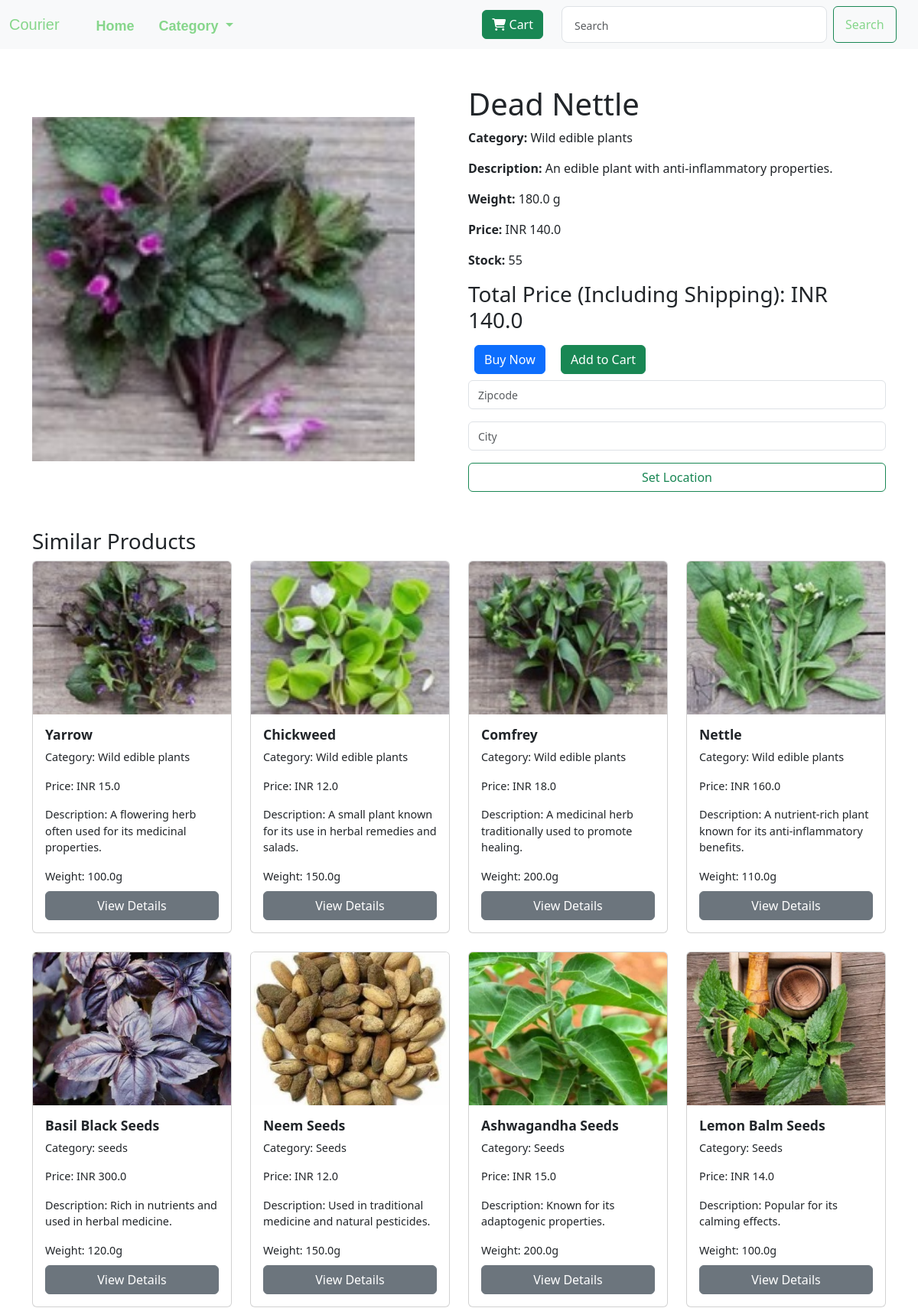
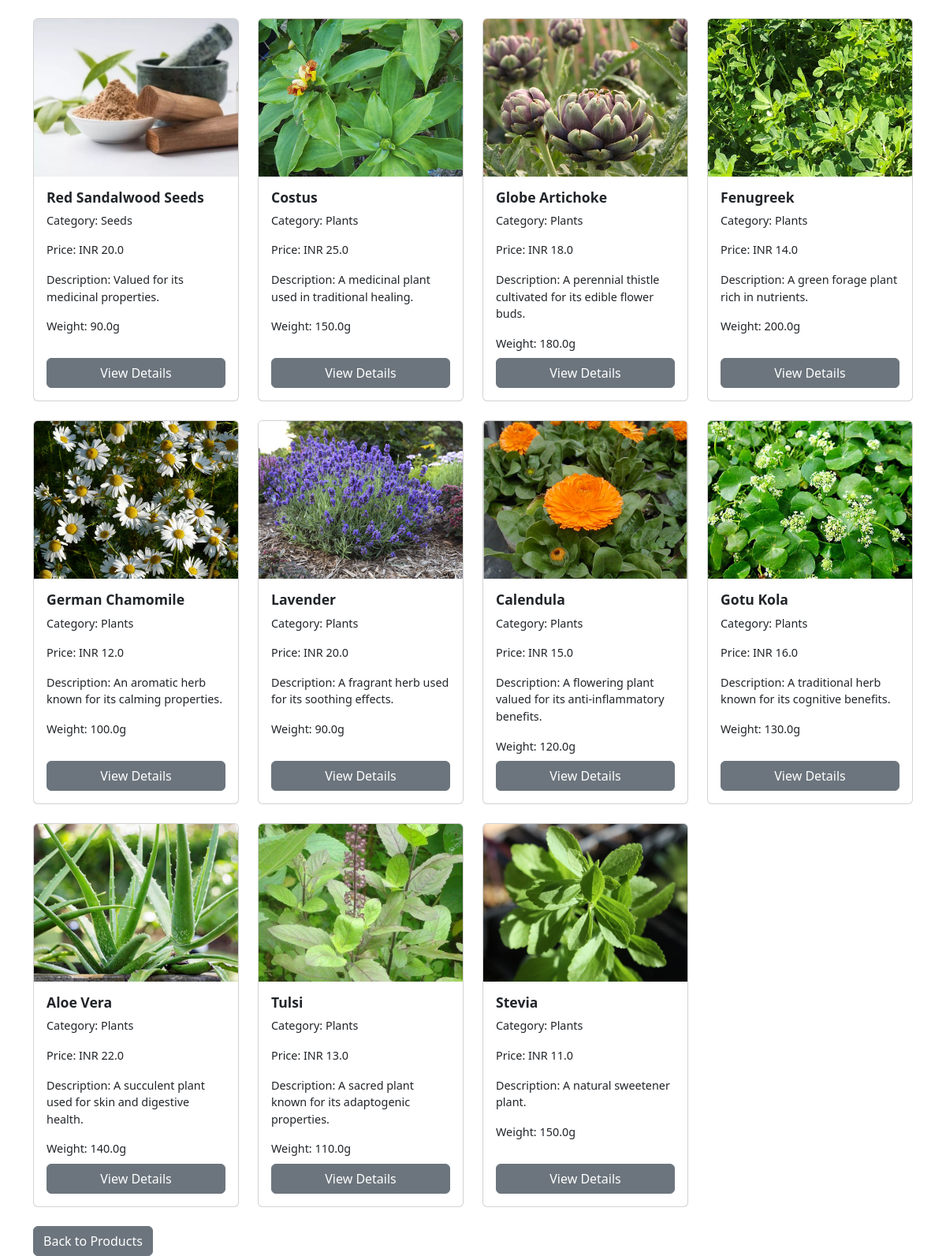
Screenshot of /detail/product/asgdysdgasyudgud4adgagduadaud with the database file from the repository (2 pictures, top to bottom).
### model.py (models this page shows)
class Product(db.Model):
    __tablename__ = 'product'
    product_id = db.Column(db.Integer, primary_key=True)
    name = db.Column(db.String(100))
    description = db.Column(db.String(255))
    category_id = db.Column(db.Integer, db.ForeignKey('category.category_id'))
    category_name = db.Column(db.String(100))  # Directly store category name here
    cost_price = db.Column(db.Float)
    selling_price = db.Column(db.Float)
    weight = db.Column(db.Float)
    stock_quantity = db.Column(db.Integer)
    image_url = db.Column(db.String(255))
    added_date = db.Column(db.DateTime, default=datetime.utcnow)
    updated_date = db.Column(db.DateTime, default=datetime.utcnow)
    order_details = db.relationship('OrderDetail', backref='product')

### detail.py (the view)
@detail.route("/product/asgdysdgasyudgud<int:id>adgagduadaud")
def product_detail(id):
    product = Product.query.get_or_404(id)
    zipcode = session.get("zipcode")
    city = session.get("city")
    shipping_cost = 29
    total_price = product.selling_price
    if zipcode and city:
        if city in calculate_states:
            zip_range = calculate_states[city]
            if zip_range[0] <= int(zipcode) <= zip_range[1]:
                shipping_cost = 0
        total_price += shipping_cost
    other_products = Product.query.filter(Product.product_id != id).all()
    return render_template(
        "product_detail.html",
        product=product,
        total_price=total_price,
        shipping_cost=shipping_cost,
        free_shipping=shipping_cost == 0,
        other_products=other_products,
    )

### templates/product_detail.html (shortened to what this page needs)
<!DOCTYPE html>
<html lang="en">
<head>
    <link rel="stylesheet" href="https://cdnjs.cloudflare.com/ajax/libs/font-awesome/6.7.1/css/all.min.css">
    <link href="https://cdn.jsdelivr.net/npm/bootstrap@5.3.0/dist/css/bootstrap.min.css" rel="stylesheet">
</head>
<body>
    <nav class="navbar navbar-expand-lg navbar-light bg-light">
        <div class="container-fluid">
            <a class="navbar-brand" href="#" style="color: #86d68b; font-family: 'Franklin Gothic Medium', 'Arial Narrow', Arial, sans-serif;">Courier</a>
            <div class="collapse navbar-collapse" id="navbarSupportedContent">
                <ul class="navbar-nav me-auto mb-2 mb-lg-0 ms-4">
                    <li class="nav-item">
                        <a class="nav-link active fw-bold mt-1" style="font-family: 'Franklin Gothic Medium', 'Arial Narrow', Arial, sans-serif; font-size: large; color: #86d68b;" aria-current="page" href="{{ url_for('app.product_list') }}">Home</a>
                    </li>
                    <li class="nav-item dropdown">
                        <a class="nav-link dropdown-toggle fw-bold ms-3 mt-1" style="font-family: 'Franklin Gothic Medium', 'Arial Narrow', Arial, sans-serif; font-size: large; color: #86d68b;" href="#" role="button" data-bs-toggle="dropdown" aria-expanded="false">
                            Category
                        </a>
                    </li>
                </ul>
                <a href="{{ url_for('cart.view_cart') }}" class="btn btn-success me-4">
                        <i class="fa fa-shopping-cart"></i> Cart
                    </a>
                <div class="d-flex flex-wrap">
                    <form class="d-flex me-3" action="{{ url_for('app.product_list') }}" method="get" role="search">
                        <input class="form-control form-control-lg me-2" style="color: #86d68b;" type="search" name="query" placeholder="Search" aria-label="Search">
                        <button class="btn btn-outline-success" type="submit" style="color: #86d68b; width: 100px;">Search</button>
                    </form>
                </div>
            </div>
        </div>
    </nav>
    <div class="container mt-5">
        <div class="row align-items-center">
            <div class="col-md-6 col-12">
                <img src="/static/{{ product.image_url }}" class="img-fluid product-image" style="height: 450px; width: 500px;" alt="{{ product.name }}">
            </div>
            <div class="col-md-6 col-12">
                <h1>{{ product.name }}</h1>
                <p><strong>Category: </strong> {{ product.category_name }}</p>
                <p><strong>Description: </strong>{{ product.description }}</p>
                <p><strong>Weight: </strong>{{ product.weight }} g</p>
                <p><strong>Price: </strong>INR {{ product.selling_price }}</p>
                <p><strong>Stock: </strong>{{ product.stock_quantity }}</p>
                <h3>Total Price (Including Shipping): INR {{ total_price }}</h3>
                <a href="{{ url_for('shipping.buy_now', product_id=product.product_id) }}" class="btn btn-primary m-2">Buy Now</a>
                <a href="{{ url_for('cart.add_to_cart', product_id=product.product_id) }}" class="btn btn-success m-2">Add to Cart</a>
                <div class="mobile-location-inputs">
                    <form action="{{ url_for('cart.set_location') }}" method="POST">
                        <input class="form-control me-2 mb-3" type="text" style="width: 100%;" name="zipcode" placeholder="Zipcode" required>
                        <input class="form-control me-2 mb-3" type="text" style="width: 100%;" name="city" placeholder="City" required>
                        <button class="btn btn-outline-success w-100" type="submit">Set Location</button>
                    </form>
                </div>
            </div>
        </div>
        <h3 class="mt-5">Similar Products</h3>
        <div class="row row-cols-1 row-cols-md-4 g-4">
            {% for other_product in other_products %}
                <div class="col">
                    <a href="{{ url_for('detail.product_detail', id=other_product.product_id) }}" class="text-decoration-none text-dark">
                        <div class="card h-100">
                            <img src="/static/{{ other_product.image_url }}" class="card-img-top" alt="{{ other_product.name }}">
                            <div class="card-body">
                                <h5 class="card-title">{{ other_product.name }}</h5>
                                <p class="card-text">Category: {{ other_product.category_name }}</p>
                                <p class="card-text">Price: INR {{ other_product.selling_price }}</p>
                                <p class="card-text">Description: {{ other_product.description }}</p>
                                <p class="card-text">Weight: {{ other_product.weight }}g</p>
                                <a href="{{ url_for('detail.product_detail', id=other_product.product_id) }}" class="btn btn-secondary mt-2">View Details</a>
                            </div>
                        </div>
                    </a>
                </div>
            {% endfor %}
        </div>
        <a href="{{ url_for('app.product_list') }}" class="btn btn-secondary mt-4">Back to Products</a>
    </div>
</body>
</html>

### templates/product_detail.html (style rules this page uses)
.card img { height: 200px; object-fit: cover; }
.card-body { display: flex; flex-direction: column; justify-content: space-between; }
.card-title { font-size: 1.1rem; font-weight: bold; }
.card-text { font-size: 0.9rem; }
input::placeholder { color: #86d68b; font-size: 14px; }
.product-image { object-fit: cover; height: 100%; width: 100%; }
@media (min-width: 481px) { .navbar .navbar-nav { display: flex; } }

### rows the page displays
Product: image_url (picture), name "Dead Nettle", category_name "Wild edible plants", description "An edible plant with anti-inflammatory properties.", weight "180.0", selling_price "140.0", stock_quantity "55"
Product: image_url (picture), name "Yarrow", category_name "Wild edible plants", selling_price "15.0", description "A flowering herb often used for its medicinal properties.", weight "100.0"
Product: image_url (picture), name "Chickweed", category_name "Wild edible plants", selling_price "12.0", description "A small plant known for its use in herbal remedies and salads.", weight "150.0"
Product: image_url (picture), name "Comfrey", category_name "Wild edible plants", selling_price "18.0", description "A medicinal herb traditionally used to promote healing.", weight "200.0"
Product: image_url (picture), name "Nettle", category_name "Wild edible plants", selling_price "160.0", description "A nutrient-rich plant known for its anti-inflammatory benefits.", weight "110.0"
Product: image_url (picture), name "Basil Black Seeds", category_name "seeds", selling_price "300.0", description "Rich in nutrients and used in herbal medicine.", weight "120.0"
Product: image_url (picture), name "Neem Seeds", category_name "Seeds", selling_price "12.0", description "Used in traditional medicine and natural pesticides.", weight "150.0"
Product: image_url (picture), name "Ashwagandha Seeds", category_name "Seeds", selling_price "15.0", description "Known for its adaptogenic properties.", weight "200.0"
Product: image_url (picture), name "Lemon Balm Seeds", category_name "Seeds", selling_price "14.0", description "Popular for its calming effects.", weight "100.0"
Product: image_url (picture), name "Red Sandalwood Seeds", category_name "Seeds", selling_price "20.0", description "Valued for its medicinal properties.", weight "90.0"
Product: image_url (picture), name "Costus", category_name "Plants", selling_price "25.0", description "A medicinal plant used in traditional healing.", weight "150.0"
Product: image_url (picture), name "Globe Artichoke", category_name "Plants", selling_price "18.0", description "A perennial thistle cultivated for its edible flower buds.", weight "180.0"
Product: image_url (picture), name "Fenugreek", category_name "Plants", selling_price "14.0", description "A green forage plant rich in nutrients.", weight "200.0"
Product: image_url (picture), name "German Chamomile", category_name "Plants", selling_price "12.0", description "An aromatic herb known for its calming properties.", weight "100.0"
Product: image_url (picture), name "Lavender", category_name "Plants", selling_price "20.0", description "A fragrant herb used for its soothing effects.", weight "90.0"
Product: image_url (picture), name "Calendula", category_name "Plants", selling_price "15.0", description "A flowering plant valued for its anti-inflammatory benefits.", weight "120.0"
Product: image_url (picture), name "Gotu Kola", category_name "Plants", selling_price "16.0", description "A traditional herb known for its cognitive benefits.", weight "130.0"
Product: image_url (picture), name "Aloe Vera", category_name "Plants", selling_price "22.0", description "A succulent plant used for skin and digestive health.", weight "140.0"
Product: image_url (picture), name "Tulsi", category_name "Plants", selling_price "13.0", description "A sacred plant known for its adaptogenic properties.", weight "110.0"
Product: image_url (picture), name "Stevia", category_name "Plants", selling_price "11.0", description "A natural sweetener plant.", weight "150.0"
